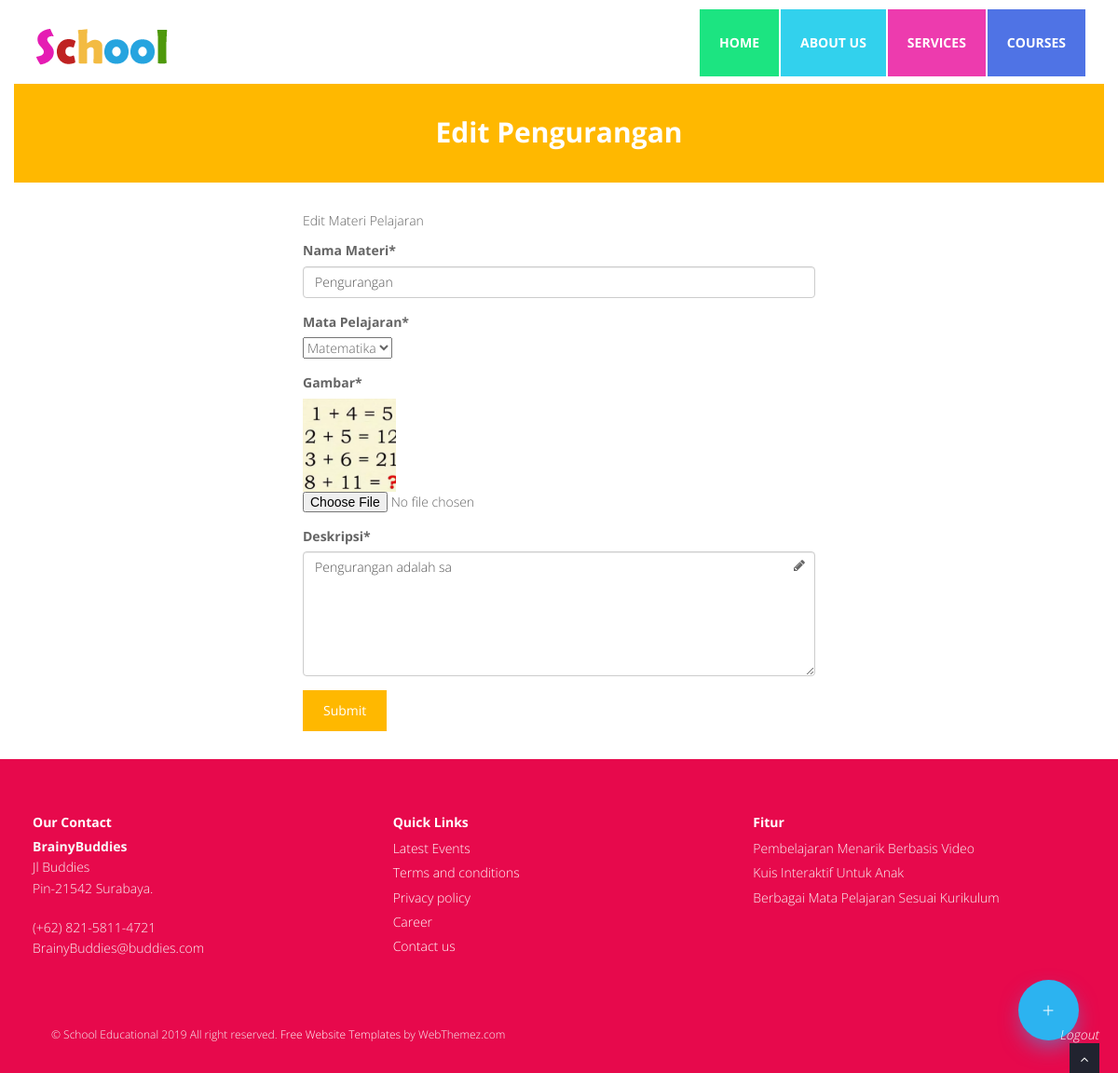
The app's page /brainybuddies/edit/2 (signed in) with its own data.
### tables this page shows
CREATE TABLE `materi` (
  `id_materi` int(11) NOT NULL,
  `nama_materi` varchar(200) NOT NULL,
  `mata_pelajaran` enum('matematika','ipa','ips','ppkn','bahasa','english') NOT NULL,
  `img` varchar(200) NOT NULL,
  `deskripsi` varchar(500) NOT NULL,
  `materi` varchar(5000) NOT NULL,
  `link_youtube` varchar(500) NOT NULL
);

### function/crud.php (called while the page is built, shortened)
<?php
function readWhere($table, $name, $atribut){
    include "function/conn.php";
    $hasil = mysqli_query($conn, "SELECT * FROM ".$table." WHERE ".$name." = '".$atribut."'");
    return $hasil;
}

### views/user/edit.php (the view, shortened to what this page needs)
<?php
include "function/crud.php";
include "views/user/partials/head.php";
$temp = readWhere("materi", "id_materi", str_replace("%20", " ", $link[3]));
$data = mysqli_fetch_array($temp);
?>
<body>
	<div id="wrapper" class="home-page">
		<?php
		include "views/user/partials/header.php";
		?>
		<section id="inner-headline">
			<div class="container">
				<div class="row">
					<div class="col-lg-12">
						<h2 class="pageTitle">Edit <?= $data['nama_materi'] ?></h2>
					</div>
				</div>
			</div>
		</section>
		<section id="content">
			<div class="container">
				<div class="row">
					<div class="col-md-3"></div>
					<div class="col-md-6">
						<p>Edit Materi Pelajaran</p>
						<div class="contact-form">
							<form method="post" id="" enctype="multipart/form-data">
								<div class="form-group has-feedback">
									<label for="nama_materi">Nama Materi*</label>
									<input type="text" class="form-control" name="nama_materi" placeholder="" value="<?= $data['nama_materi'] ?>">
								</div>
								<div class="form-group has-feedback">
									<label for="mata_pelajaran">Mata Pelajaran*</label><br>
									<select name="mata_pelajaran">
										<option value="matematika" <?php if ($data['mata_pelajaran'] == "matematika") {
																		echo "selected";
																	} ?>>Matematika</option>
									</select>
								</div>
								<div class="form-group has-feedback">
									<label for="file">Gambar*</label>
									<br>
									<img style="width:100px; height:100px; object-fit:cover;" src="../src/img/<?= $data['img'] ?>" alt="">
									<input type="file" name="file">
								</div>
								<div class="form-group has-feedback">
									<label for="message">Deskripsi*</label>
									<textarea class="form-control" rows="6" name="deskripsi" placeholder=""><?= $data['deskripsi'] ?></textarea>
									<i class="fa fa-pencil form-control-feedback"></i>
								</div>
								<input type="submit" value="Submit" id="submit" class="submit btn btn-default">
							</form>
						</div>
					</div>
				</div>
			</div>
		</section>
		<?php
		include "views/user/partials/footer.php";
		?>
	</div>
	<a href="#" class="scrollup"><i class="fa fa-angle-up active"></i></a>
	<?php
	include "views/user/partials/foot.php";
	?>

### src/css/style.css (style rules this page uses)
body { font-family:'Open Sans', Arial, sans-serif; font-size:14px; font-weight:300; line-height:1.6em; color:#656565; }
h1,h2, h3, h4, h5, h6 { font-family:'Open Sans', Arial, sans-serif; font-weight:700; line-height:1.1em; color: #333; margin-bottom: 7px; }
.container { padding:0 20px 0 20px; position:relative; }
#wrapper { width:100%; margin:0; padding:0; }
.row,.row-fluid { margin-bottom:30px; }
.pageTitle { color: #fff; margin: 30px 0 3px; display: inline-block; }
#content { position:relative; background:#fff; padding: 30px 0 0px 0; }
#content img { max-width:100%; height:auto; }
#inner-headline { position: relative; margin: 0; padding: 0; color: #F58A2E; background: transparent; margin-top: 3px; padding-top: 8px; }
#inner-headline h2.pageTitle { color: #FFFFFF; padding: 5px 0; text-align:center; display:block; }
img { width: 100%; }
.btn { text-align: center; background: #FFB800; color: #fff; border-radius: 0;padding: 12px 22px;border: 0; }
.scrollup { position:fixed; width:32px; height:32px; bottom:0px; right:20px; background: #21232F; }
a.scrollup { outline:0; text-align: center; }
a.scrollup i { margin-top: 10px; color: #fff; }
#inner-headline .container { background: rgb(255, 184, 0); }

### records on screen
materi: nama_materi "Pengurangan", mata_pelajaran "Matematika", img (picture), deskripsi "Pengurangan adalah sa"
